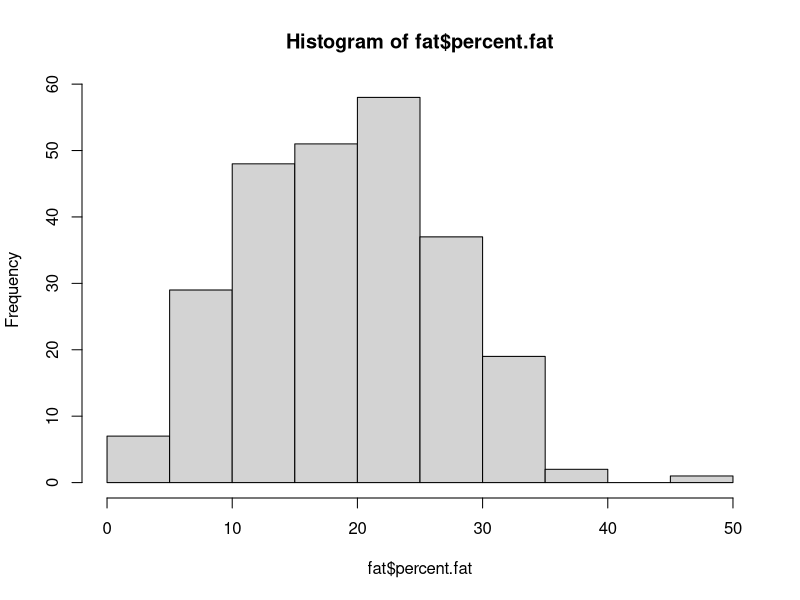
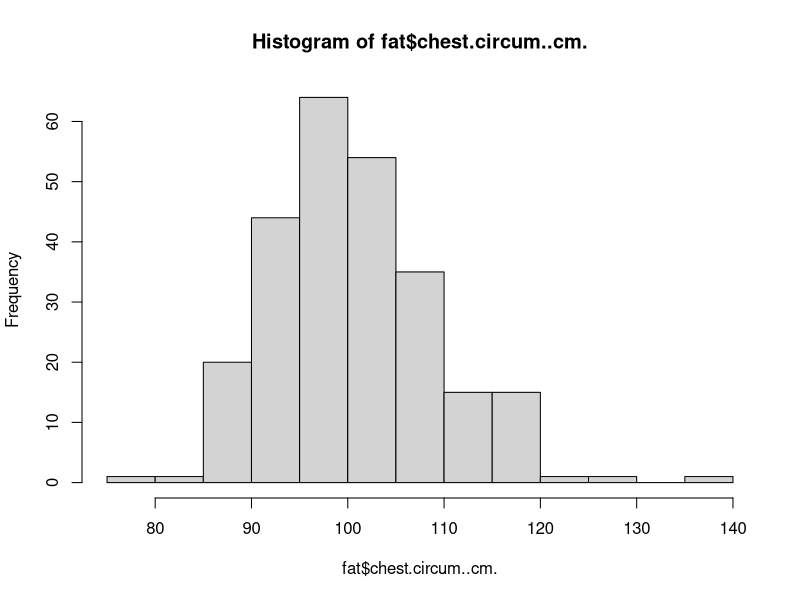
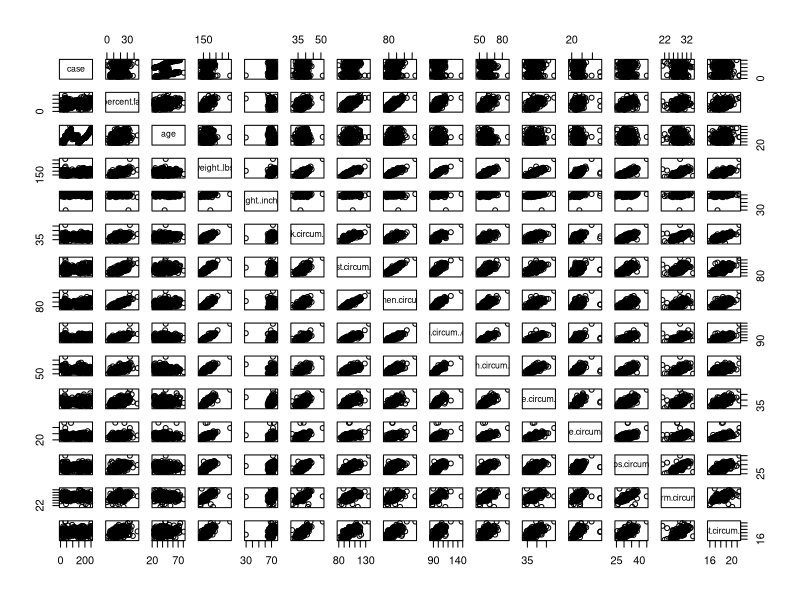
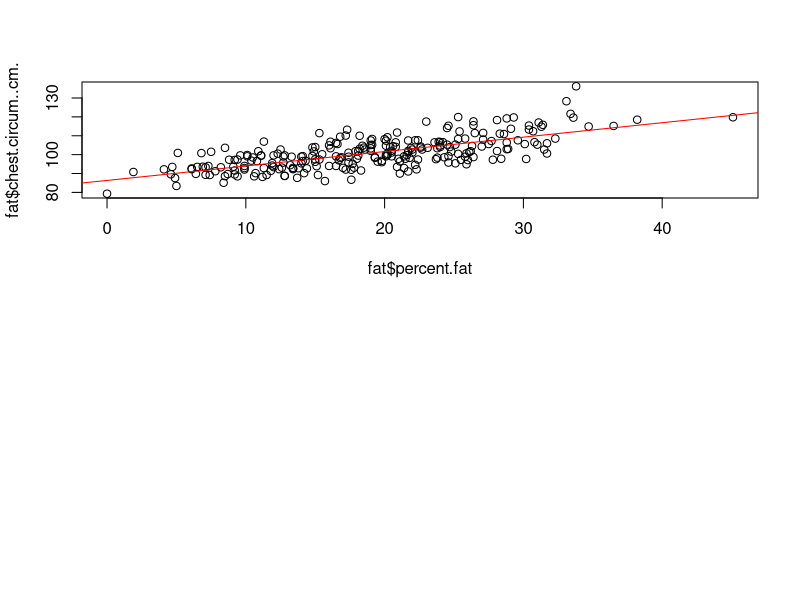
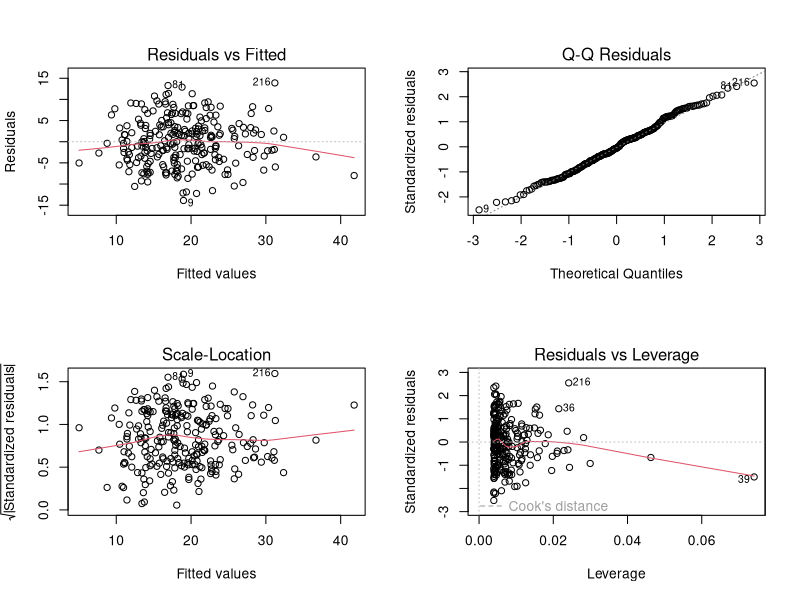
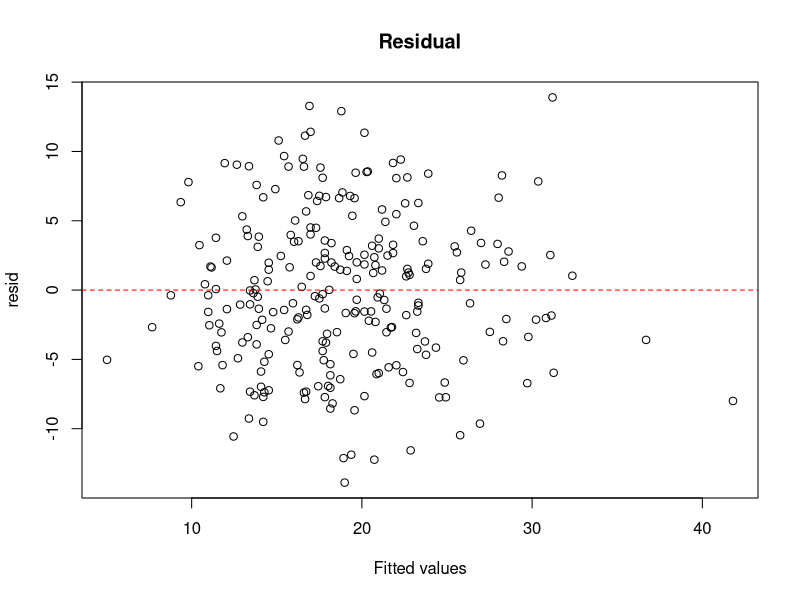
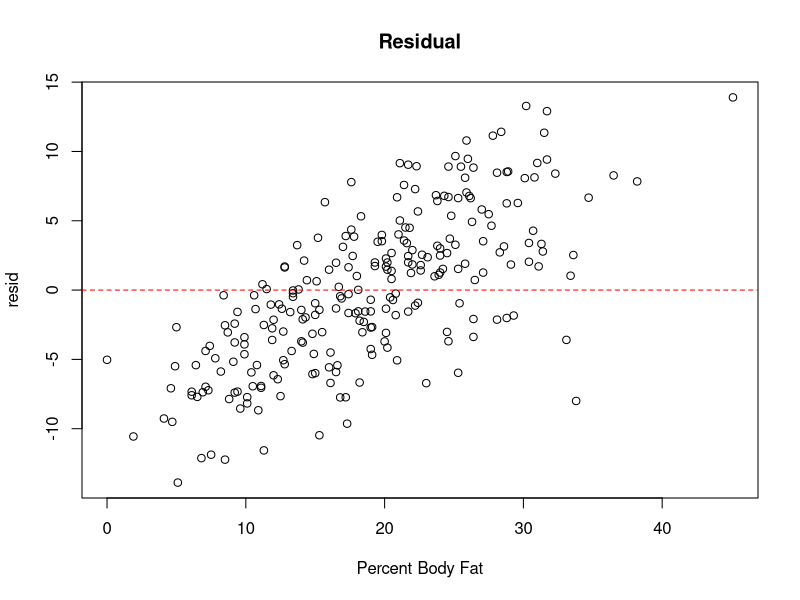
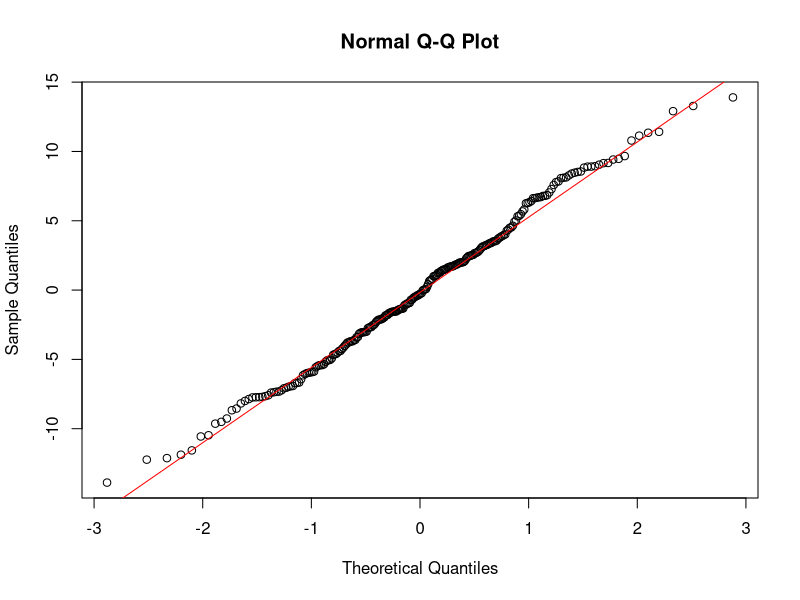

These figures' R source, in order: (Note: this script raises an error after producing the figures.)
fat <- read.csv("Large.Bodyfat.csv", header = TRUE)
names(fat)
fat.cor <- fat
cor(fat.cor, use = "pairwise.complete.obs")
cor(fat$age, fat$thigh.circum..cm.)
#####1#####
cor(fat$neck.circum..cm., fat$abdomen.circum..cm.)
cor(fat$percent.fat, fat$chest.circum..cm.)
#####2####
summary(fat)
sd(fat$percent.fat)
sd(fat$chest.circum..cm.)
hist(fat$percent.fat)
hist(fat$chest.circum..cm.)
#The percent body fat has one possible outlier (45.1) which lies above 42.3. There is a slight skew to the left with a mean of 18.94 and a median of 19.00. The spread of fat percent is relatively normal. There is a bit of a fall off in the frequencies of fat percent below 5 and above 35 percent.#
#The chest circum has two high outliers (above the 1.5IQR + 3rd Quartile) including 128.3 and 136.2. The graph is slightly skewed to the right with the mean of 100.82 falling to the right of the median of 99.65. The spread is fairly close to a normal distribution, with the data centered around 100.#
par(mfrow = c(2, 1))
#The correlation coefficient for the fat percent and chest circumference is 0.7028852. This is a somewhat strong positive correlation since R can be between -1 and 1. Since R being positive indicates that as fat percent increases, so does chest circumference. As oppose to a negative R value, which would indicate that as one of these variables increases, the other would decrease.#
######3#######
model1 <- lm(percent.fat ~ chest.circum..cm., data= fat)
model1
summary(model1)
#Fatpercent= 0.6462*ChestCirumference-46.2164. As chest circumference increases by 1 cm, the percent of body fat increases by 0.6462 percent.####
#####4######
pairs(fat)
plot(fat$percent.fat, fat$chest.circum..cm.)
abline(lm(chest.circum..cm. ~ percent.fat, data = fat), col = "red")
#####5#####
#R squared is used to the variation in y as explained by the regresssion equation (or in other words, as x increases, how much does it explain how y moves). The R squared value of chest circumference and percent fat is 0.494. This means that the model created explains 49.4 percent of the variation in percent fat is explained by chest circumference.#
######6######
#The linear regression model is 0.6462*Chestcircumference-46.2164. So inputing 128.5 cm yields the following results: 0.6462*128.5-46.2164= 36.82 percent body fat.#
#####7######
x <- data.frame(chest.circum..cm. = 128.5)
predict(model1,newdata = x)
confint(model1)
predict(model1, newdata = x, interval = "confidence", se.fit = TRUE)
#The null hypothesis is that if the slope of the regression model is zero. The alternative hypothesis is that the regression model has a slope not equal to zero. The test statistic is found by the following calculation: 0.6462/.04136=15.62. The degrees of freedom is 250. This means that p-value < 0.001. Using are summary(model1) R states that the p value < 2e-16. The conclusion is that the null hypothesis can be rejected. There is sufficient evidence that chest circumference is valuable when explaining percent body fat.#
#t*SE=1.984*0.04136=0.0821. With 95 percent confidence it can be concluded that the slope of the regression line model lies between 0.564 and 0.728. This was found by adding or subtracting the margin of error from the slope of the calculated regression line.#

######This was me testing things out, mainly with the residuals###### 
names(model1)
par(mfrow = c(2, 2))
plot(model1)
par(mfrow = c(1, 1))
resid <- model1$residuals
fitted <- model1$fitted.values
plot(fitted, resid, main = "Residual", xlab = "Fitted values")
abline(h = 0, col = "red", lty = 2)
plot(fat$percent.fat, resid, main = "Residual", xlab = "Percent Body Fat")
abline(h = 0, col = "red", lty = 2)
qqnorm(model1$residuals)
qqline(model1$residuals, col = "red")
x <- data.frame(percent.fat = 252)
predict(model1,newdata = fat)
model1 <- lm(percent.fat ~ chest.circum..cm., data = fat)
model1
confint(model1)
x <- data.frame(chest.circum..cm. = 128.5)
predict(model1,newdata = x)
par(mfrow = c(2, 2))
plot(model1)
par(mfrow = c(1, 1))
resid <- model1$residuals
fitted <- model1$fitted.values
plot(fitted, resid, main = "Residual", xlab = "Fitted values")
abline(h = 0, col = "red", lty = 2)
plot(health$chest.circum..cm., resid, main = "Residual", xlab = "Chest Circumference")
abline(h = 0, col = "red", lty = 2)